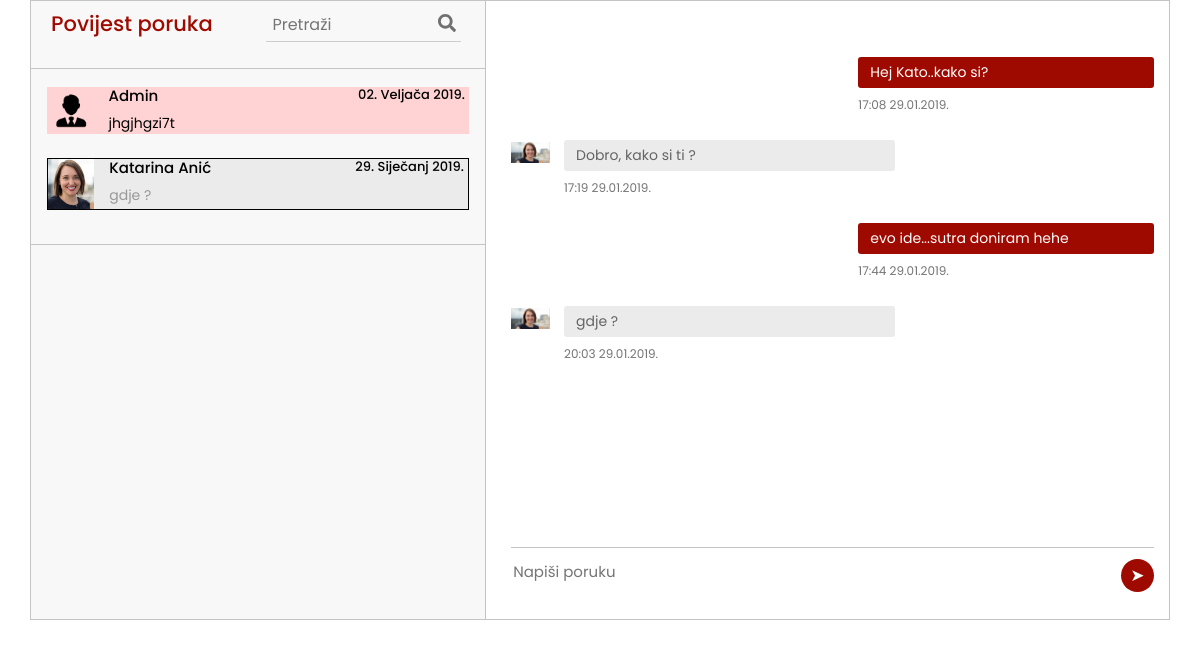
The page /user_history.php?username=katarina (signed in) on the database its author committed.
### tables this page shows
CREATE TABLE `obavijesti` (
  `id_obavijesti` int(11) NOT NULL,
  `OIBdonora` double NOT NULL,
  `ID_posiljatelja` double UNSIGNED NOT NULL,
  `tekst_obav` varchar(1000) NOT NULL,
  `datum_obav` datetime NOT NULL,
  `procitano` int(11) NOT NULL
);

CREATE TABLE `donor` (
  `OIB_donora` double UNSIGNED NOT NULL,
  `krvna_grupa_don` varchar(100) NOT NULL,
  `ime_prezime_donora` varchar(45) NOT NULL,
  `datum_rodenja` date NOT NULL,
  `prebivaliste` varchar(45) NOT NULL,
  `postanski_broj` int(10) UNSIGNED NOT NULL,
  `broj_mobitela` int(10) UNSIGNED NOT NULL,
  `mail_donora` varchar(45) DEFAULT NULL,
  `spol` varchar(2) NOT NULL,
  `adresa_donora` varchar(45) DEFAULT NULL,
  `username` varchar(100) NOT NULL,
  `password` varchar(10) DEFAULT NULL,
  `br_donacija` int(11) DEFAULT NULL,
  `image` varchar(300) NOT NULL
);

### user_history.php (the view, shortened to what this page needs)
<?php
require_once "functions.php";
mysqli_set_charset($conn,"utf8");
echo '
<html>
<head>
    <meta charset="utf-8">
    <meta name="viewport" content="width=device-width, initial-scale=1">
    <title>BloodBank</title>
    <link rel="stylesheet" href="https://maxcdn.bootstrapcdn.com/bootstrap/4.0.0/css/bootstrap.min.css">
    <script src="https://ajax.googleapis.com/ajax/libs/jquery/3.3.1/jquery.min.js"></script>
    <script src="https://cdnjs.cloudflare.com/ajax/libs/popper.js/1.12.9/umd/popper.min.js"></script>
    <script src="https://maxcdn.bootstrapcdn.com/bootstrap/4.0.0/js/bootstrap.min.js"></script>
    <script src="https://use.fontawesome.com/releases/v5.0.8/js/all.js"></script>
    <link href="style.css" rel="stylesheet">
    <link href="donorstyle.css" rel="stylesheet">
    <script src="//maxcdn.bootstrapcdn.com/bootstrap/4.1.1/js/bootstrap.min.js"></script>
    <script src="//cdnjs.cloudflare.com/ajax/libs/jquery/3.2.1/jquery.min.js"></script>
    <link href="https://cdnjs.cloudflare.com/ajax/libs/font-awesome/4.7.0/css/font-awesome.css" type="text/css" rel="stylesheet">
    <link href="tmp.css" rel="stylesheet">
</head>
</head>
<body>';
$OIB = $_SESSION['id'];
$username = $_GET['username'];
$prijatelj = "SELECT *from donor where username = '$username'";
$run2 = mysqli_query($conn, $prijatelj);
$result2 = $run2 or die ("Failed to query database". mysqli_error($conn));
$row2 = mysqli_fetch_array($result2);
$OIB_frenda = $row2['OIB_donora'];
$frend_image = $row2['image'];
$sql_zadnja_admin = "SELECT * from obavijesti WHERE OIBdonora='$OIB' and ID_posiljatelja ='1' order by datum_obav DESC LIMIT 1";
$run_zadnja_admin = mysqli_query($conn, $sql_zadnja_admin);
$result_zadnja_admin =  $run_zadnja_admin or die ("Failed to query database". mysqli_error($conn));
$row_zadnja_admin = mysqli_fetch_array($result_zadnja_admin);
if(mysqli_num_rows($result_zadnja_admin) == 0){
    $zadnji_datum_admin = "";
    $zadnja_poruka_admin = "Trenutno nema poruka";
    $stanje_admin = "1";
}
else{
    $zadnji_datum_admin = $row_zadnja_admin['datum_obav'];
    $zadnja_poruka_admin = $row_zadnja_admin['tekst_obav'];
    $stanje_admin = $row_zadnja_admin['procitano'];
}
$sql_korisnici = "SELECT * from obavijesti where OIBdonora ='$OIB' and ID_posiljatelja!='1' group by ID_posiljatelja order by datum_obav";
$run_korisnici = mysqli_query($conn, $sql_korisnici);
$result_korisnici = $run_korisnici or die ("Failed to query database". mysqli_error($conn));
$d = $zadnji_datum_admin;
$day = date("d", strtotime($d));
$month = date("m", strtotime($d));
$year = date("Y", strtotime($d));
if($month == 2) $mjesec = "Veljača";
if($stanje_admin == 0) {
echo '
<div class="container" id="sve" onload="myFunction();">
<div class="messaging">
      <div class="inbox_msg">
        <div class="inbox_people">
          <div class="headind_srch">
            <div class="recent_heading">
              <h4 style="color:#9F0A00;">Povijest poruka</h4>
            </div>
            <div class="srch_bar">
              <div class="stylish-input-group">
                <form action="user_search.php" method="POST">
                    <input type="text" class="search-bar" name="search_uvjet"  placeholder="Pretraži" >
                    <span class="input-group-addon">
                    <button type="button"> <i class="fa fa-search" aria-hidden="true"></i> </button>
                </form>
                </span> </div>
            </div>
          </div>
          <div class="inbox_chat">
            <div class="chat_list">
                <a href="admin_history.php">
                <div style="background-color:#FFD3D3" class="chat_people">
                    <div class="chat_img"> <img src="donori/admin.png"> </div>
                    <div class="chat_ib">
                      <h5>Admin <span class="chat_date">'.$day.'. '.$mjesec.' '.$year.'.</span></h5>
                      <p style="color:black;">'.$zadnja_poruka_admin.'</p>
                    </div>
                </div>
                </a><br>';
}
while($row = mysqli_fetch_array($result_korisnici)){
    $OIB_prijatelja = $row['ID_posiljatelja'];
    $prijatelj = "SELECT * from donor where OIB_donora = '$OIB_prijatelja'";
    $run_prijatelj = mysqli_query($conn, $prijatelj);
    $result2 = $run_prijatelj or die ("Failed to query database". mysqli_error($conn));
    $row_prijatelj = mysqli_fetch_array($result2);
    $username_prijatelja = $row_prijatelj['username'];
    $sql_zadnja = "SELECT * from obavijesti WHERE (OIBdonora = '$OIB' AND ID_posiljatelja = '$OIB_prijatelja') OR (OIBdonora = '$OIB_prijatelja' AND ID_posiljatelja ='$OIB') order by datum_obav DESC LIMIT 1";
    $run_zadnja = mysqli_query($conn, $sql_zadnja);
    $result_zadnja = $run_zadnja or die ("Failed to query database". mysqli_error($conn));
    $row_zadnja = mysqli_fetch_array($result_zadnja);
    $d = $row_zadnja['datum_obav'];
    $day = date("d", strtotime($d));
    $month = date("m", strtotime($d));
    $year = date("Y", strtotime($d));
    if($month == 1) $mjesec = "Siječanj";
     if($username_prijatelja == $username) {
        echo '
        <a class="a" href="user_history.php?username='.urlencode($username_prijatelja).'">
            <div style="border-style:solid; border-color:black; border-width: thin; background:#ebebeb;" class="chat_people">
                <div class="chat_img"> <img style="width:50px; height:50px; object-fit:cover;" src="donori/'.$row_prijatelj['image'].'"> </div>
                <div class="chat_ib">
                  <h5>'.$row_prijatelj['ime_prezime_donora'].'<span class="chat_date">'.$day.'. '.$mjesec.' '.$year.'.</span></h5>
                  <p>'.$row_zadnja['tekst_obav'].'</p>
                </div>
            </div>
        </a><br>
        ';
     }
}
echo '
            </div>
          </div>
        </div>
        <div class="mesgs">
            <div class="msg_history">';
$poruke = "SELECT * from obavijesti WHERE (OIBdonora = '$OIB' AND ID_posiljatelja = '$OIB_frenda') OR (OIBdonora = '$OIB_frenda' AND ID_posiljatelja ='$OIB')";
$run_poruke = mysqli_query($conn, $poruke);
$result_poruke = $run_poruke or die ("Failed to query database". mysqli_error($conn));
while($row_poruke = mysqli_fetch_array($result_poruke)){
    $dat = $row_poruke['datum_obav'];
    $hour = date("H", strtotime($dat));
    $min = date("i", strtotime($dat));
    $day = date("d", strtotime($dat));
    $month = date("m", strtotime($dat));
    $year = date("Y", strtotime($dat));
    if($row_poruke['ID_posiljatelja'] == $OIB){
        echo '
                <div class="outgoing_msg">
                  <div class="sent_msg">
                    <p style="background-color:#9F0A00;">'.$row_poruke['tekst_obav'].'</p>
                    <span class="time_date"> '.$hour.':'.$min.' '.$day.'.'.$month.'.'.$year.'.</span> </div>
                </div>
                    ';
    }
    else echo '
                <div class="incoming_msg">
                    <div class="incoming_msg_img"> <img src="donori/'.$frend_image.'" alt="sunil"> </div>
                        <div class="received_msg">
                        <div class="received_withd_msg">
                        <p>'.$row_poruke['tekst_obav'].'</p>
                        <span class="time_date"> '.$hour.':'.$min.' '.$day.'.'.$month.'.'.$year.'.</span></div>
                    </div>
                </div>
                ';
}
echo '
          </div>
          <div class="type_msg">
            <div class="input_msg_write">
                <form action="" method="POST">
                  <input type="text" class="write_msgin" placeholder="Napiši poruku" name="poruka"/>
                  <input style="background-color:#9F0A00;" class="msg_send_btn" type="submit" name="posalji_poruku" value="&#10148">
                </form>
           </div>
          </div>
        </div>
      </div>
    </div></div>
    </body>
    </html>';
?>

### style.css (style rules this page uses)
html, body { height: 100%; width: 100%; font-family: 'Poppins', sans-serif; color: #222; }

### tmp.css (style rules this page uses)
.container { max-width:1170px; margin:auto; }
img { max-width:100%; }
.inbox_people { background: #f8f8f8 none repeat scroll 0 0; float: left; overflow: hidden; width: 40%; border-right:1px solid #c4c4c4; }
.inbox_msg { border: 1px solid #c4c4c4; clear: both; overflow: hidden; }
.recent_heading { float: left; width:40%; }
.srch_bar { display: inline-block; text-align: right; width: 60%; padding: }
.headind_srch { padding:10px 29px 10px 20px; overflow:hidden; border-bottom:1px solid #c4c4c4; }
.recent_heading h4 { color: #9F0A00; font-size: 21px; margin: auto; }
.srch_bar input { border:1px solid #cdcdcd; border-width:0 0 1px 0; width:80%; padding:2px 0 4px 6px; background:none; }
.srch_bar .input-group-addon button { background: rgba(0, 0, 0, 0) none repeat scroll 0 0; border: medium none; padding: 0; color: #707070; font-size: 18px; }
.srch_bar .input-group-addon { margin: 0 0 0 -27px; }
.chat_ib h5 { font-size:15px; color:black; margin:0 0 8px 0; }
.chat_ib h5 span { font-size:13px; float:right; }
.chat_ib p { font-size:14px; color:#989898; margin:auto }
.chat_img { float: left; width: 11%; }
.chat_ib { float: left; padding: 0 0 0 15px; width: 88%; }
.chat_people { overflow:hidden; clear:both; }
.chat_list { border-bottom: 1px solid #c4c4c4; margin: 0; padding: 18px 16px 10px; }
.inbox_chat { height: 550px; overflow-y: scroll; }
.incoming_msg_img { display: inline-block; width: 6%; }
.received_msg { display: inline-block; padding: 0 0 0 10px; vertical-align: top; width: 92%; }
.received_withd_msg p { background: #ebebeb none repeat scroll 0 0; border-radius: 3px; color: #646464; font-size: 14px; margin: 0; padding: 5px 10px 5px 12px; width: 100%; }
.time_date { color: #747474; display: block; font-size: 12px; margin: 8px 0 0; }
.received_withd_msg { width: 57%; }
.mesgs { float: left; padding: 30px 15px 0 25px; width: 60%; }
.sent_msg p { background: #05728f none repeat scroll 0 0; border-radius: 3px; font-size: 14px; margin: 0; color:#fff; padding: 5px 10px 5px 12px; width:100%; }
.outgoing_msg { overflow:hidden; margin:26px 0 26px; }
.sent_msg { float: right; width: 46%; }
.write_msgin { background: rgba(0, 0, 0, 0) none repeat scroll 0 0; border: medium none; color: #4c4c4c; font-size: 15px; min-height: 48px; width: 100%; }
.type_msg { border-top: 1px solid #c4c4c4;position: relative; }
.msg_send_btn { background: #05728f none repeat scroll 0 0; border: medium none; border-radius: 50%; color: #fff; cursor: pointer; font-size: 17px; height: 33px; position: absolute; right: 0; top: 11px; width: 33px; }
.messaging { padding: 0 0 50px 0; }
.msg_history { height: 516px; overflow-y: auto; }

### rows shown on the page
obavijesti: datum_obav "02", datum_obav "Veljača", datum_obav "2019", tekst_obav "jhgjhgzi7t"
obavijesti: donor.image (picture), donor.ime_prezime_donora "Katarina Anić", obavijesti.datum_obav "29", obavijesti.datum_obav "Siječanj", obavijesti.datum_obav "2019", obavijesti.tekst_obav "gdje ?", tekst_obav "Dobro, kako si ti ?", datum_obav "17", datum_obav "19", datum_obav "29", datum_obav "01", datum_obav "2019"
obavijesti: tekst_obav "Hej Kato..kako si?", datum_obav "17", datum_obav "08", datum_obav "29", datum_obav "01", datum_obav "2019"
obavijesti: tekst_obav "evo ide...sutra doniram hehe", datum_obav "17", datum_obav "44", datum_obav "29", datum_obav "01", datum_obav "2019"
obavijesti: donor.image (picture), tekst_obav "gdje ?", datum_obav "20", datum_obav "03", datum_obav "29", datum_obav "01", datum_obav "2019"
